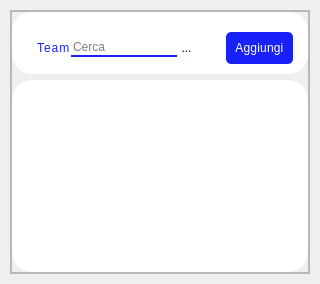
            <widget class="QWidget" name="PersonalePage">
             <layout class="QVBoxLayout" name="verticalLayout_8">
              <property name="spacing">
               <number>0</number>
              </property>
              <property name="leftMargin">
               <number>10</number>
              </property>
              <property name="topMargin">
               <number>10</number>
              </property>
              <property name="rightMargin">
               <number>10</number>
              </property>
              <property name="bottomMargin">
               <number>0</number>
              </property>
              <item>
               <widget class="QFrame" name="main_frame_personal_page">
                <property name="frameShape">
                 <enum>QFrame::NoFrame</enum>
                </property>
                <property name="frameShadow">
                 <enum>QFrame::Raised</enum>
                </property>
                <layout class="QGridLayout" name="gridLayout_2">
                 <property name="leftMargin">
                  <number>0</number>
                 </property>
                 <property name="topMargin">
                  <number>0</number>
                 </property>
                 <property name="rightMargin">
                  <number>0</number>
                 </property>
                 <property name="bottomMargin">
                  <number>10</number>
                 </property>
                 <property name="spacing">
                  <number>0</number>
                 </property>
                 <item row="0" column="0">
                  <widget class="QFrame" name="content_frame_personal_page">
                   <property name="frameShape">
                    <enum>QFrame::StyledPanel</enum>
                   </property>
                   <property name="frameShadow">
                    <enum>QFrame::Raised</enum>
                   </property>
                   <layout class="QGridLayout" name="gridLayout_5">
                    <property name="leftMargin">
                     <number>0</number>
                    </property>
                    <property name="topMargin">
                     <number>0</number>
                    </property>
                    <property name="rightMargin">
                     <number>0</number>
                    </property>
                    <property name="bottomMargin">
                     <number>0</number>
                    </property>
                    <property name="spacing">
                     <number>0</number>
                    </property>
                    <item row="0" column="0">
                     <widget class="QFrame" name="frame_top_content">
                      <property name="frameShape">
                       <enum>QFrame::StyledPanel</enum>
                      </property>
                      <property name="frameShadow">
                       <enum>QFrame::Raised</enum>
                      </property>
                      <layout class="QGridLayout" name="gridLayout_6">
                       <property name="leftMargin">
                        <number>0</number>
                       </property>
                       <property name="topMargin">
                        <number>0</number>
                       </property>
                       <property name="rightMargin">
                        <number>0</number>
                       </property>
                       <property name="bottomMargin">
                        <number>0</number>
                       </property>
                       <item row="0" column="0">
                        <widget class="QFrame" name="frame_search">
                         <property name="minimumSize">
                          <size>
                           <width>0</width>
                           <height>60</height>
                          </size>
                         </property>
                         <property name="maximumSize">
                          <size>
                           <width>16777215</width>
                           <height>16777215</height>
                          </size>
                         </property>
                         <property name="styleSheet">
                          <string notr="true">background-color: #fff;
border-radius: 20px;</string>
                         </property>
                         <property name="frameShape">
                          <enum>QFrame::NoFrame</enum>
                         </property>
                         <property name="frameShadow">
                          <enum>QFrame::Raised</enum>
                         </property>
                         <layout class="QHBoxLayout" name="horizontalLayout_22">
                          <property name="spacing">
                           <number>0</number>
                          </property>
                          <property name="leftMargin">
                           <number>10</number>
                          </property>
                          <property name="topMargin">
                           <number>10</number>
                          </property>
                          <property name="rightMargin">
                           <number>0</number>
                          </property>
                          <property name="bottomMargin">
                           <number>0</number>
                          </property>
                          <item alignment="Qt::AlignLeft">
                           <widget class="QFrame" name="frame_title">
                            <property name="maximumSize">
                             <size>
                              <width>150</width>
                              <height>16777215</height>
                             </size>
                            </property>
                            <property name="frameShape">
                             <enum>QFrame::NoFrame</enum>
                            </property>
                            <property name="frameShadow">
                             <enum>QFrame::Raised</enum>
                            </property>
                            <layout class="QHBoxLayout" name="horizontalLayout_15">
                             <property name="spacing">
                              <number>0</number>
                             </property>
                             <property name="leftMargin">
                              <number>15</number>
                             </property>
                             <property name="topMargin">
                              <number>0</number>
                             </property>
                             <property name="rightMargin">
                              <number>0</number>
                             </property>
                             <property name="bottomMargin">
                              <number>0</number>
                             </property>
                             <item alignment="Qt::AlignLeft">
                              <widget class="QLabel" name="label_titolo_personal_page">
                               <property name="styleSheet">
                                <string notr="true">font: 700 25pt &quot;Poppins&quot;;
color: #1921FA;
letter-spacing: 1px;
</string>
                               </property>
                               <property name="text">
                                <string>Team</string>
                               </property>
                              </widget>
                             </item>
                            </layout>
                           </widget>
                          </item>
                          <item alignment="Qt::AlignRight">
                           <widget class="QFrame" name="frame_btn_search">
                            <property name="minimumSize">
                             <size>
                              <width>50</width>
                              <height>0</height>
                             </size>
                            </property>
                            <property name="frameShape">
                             <enum>QFrame::StyledPanel</enum>
                            </property>
                            <property name="frameShadow">
                             <enum>QFrame::Raised</enum>
                            </property>
                            <layout class="QHBoxLayout" name="horizontalLayout_24">
                             <property name="spacing">
                              <number>0</number>
                             </property>
                             <property name="leftMargin">
                              <number>0</number>
                             </property>
                             <property name="topMargin">
                              <number>10</number>
                             </property>
                             <property name="rightMargin">
                              <number>10</number>
                             </property>
                             <property name="bottomMargin">
                              <number>10</number>
                             </property>
                             <item>
                              <widget class="QFrame" name="frame_lineEdit">
                               <property name="minimumSize">
                                <size>
                                 <width>0</width>
                                 <height>0</height>
                                </size>
                               </property>
                               <property name="maximumSize">
                                <size>
                                 <width>200</width>
                                 <height>16777215</height>
                                </size>
                               </property>
                               <property name="frameShape">
                                <enum>QFrame::StyledPanel</enum>
                               </property>
                               <property name="frameShadow">
                                <enum>QFrame::Raised</enum>
                               </property>
                               <layout class="QHBoxLayout" name="horizontalLayout_23">
                                <property name="spacing">
                                 <number>0</number>
                                </property>
                                <property name="leftMargin">
                                 <number>0</number>
                                </property>
                                <property name="topMargin">
                                 <number>0</number>
                                </property>
                                <property name="rightMargin">
                                 <number>30</number>
                                </property>
                                <property name="bottomMargin">
                                 <number>0</number>
                                </property>
                                <item>
                                 <widget class="QLineEdit" name="lineEdit">
                                  <property name="styleSheet">
                                   <string notr="true">border: solid transparent;
border-bottom: 2px solid #1921FA;
font: 400 12pt &quot;Poppins&quot;;</string>
                                  </property>
                                  <property name="inputMask">
                                   <string/>
                                  </property>
                                  <property name="text">
                                   <string/>
                                  </property>
                                  <property name="placeholderText">
                                   <string>Cerca</string>
                                  </property>
                                 </widget>
                                </item>
                                <item>
                                 <widget class="QToolButton" name="btn_search">
                                  <property name="styleSheet">
                                   <string notr="true"/>
                                  </property>
                                  <property name="text">
                                   <string>...</string>
                                  </property>
                                 </widget>
                                </item>
                               </layout>
                              </widget>
                             </item>
                             <item alignment="Qt::AlignRight">
                              <widget class="QPushButton" name="add_nuovo_personale">
                               <property name="cursor">
                                <cursorShape>PointingHandCursor</cursorShape>
                               </property>
                               <property name="styleSheet">
                                <string notr="true">QPushButton{ background-color: #1921FA;
color: #fff;
font: 400 12pt &quot;Poppins&quot;;
padding: 9px;
letter-spacing:0.2px ;
border-radius: 5px;
margin-right: 5px;
}
QPushButton:focus:pressed{font: 500 12pt &quot;Poppins&quot;;}
QPushButton:hover{font: 500 12pt &quot;Poppins&quot;;}
/*rgb(99, 159, 171)*/</string>
                               </property>
                               <property name="text">
                                <string>Aggiungi</string>
                               </property>
                              </widget>
                             </item>
                            </layout>
                           </widget>
                          </item>
                         </layout>
                        </widget>
                       </item>
                       <item row="3" column="0">
                        <widget class="QTableWidget" name="table_personale">
                         <property name="styleSheet">
                          <string notr="true">QScrollBar:vertical {
width: 7px;
		background-color: white;
		margin: 0px 0px 0px 0px;
		border-radius: 10px;
    }
QScrollBar::handle {
        background: rgb(125, 125, 125);
        border-radius: 2px;
    }
QTableView {
 background-color: #fff;
 border-radius: 20px;
}
QTableView::item {
	background-color: rgb(249, 249, 249);
	border-radius: 10px;
	color: white;
	margin-left: 10px;
	height: 20px!important;
	margin-top: 10px;
}

QTableView::item:focus {background-color: rgb(255, 170, 0);}
QTableView::item:hover {background-color: rgb(255, 170, 0);}</string>
                         </property>
                         <property name="frameShape">
                          <enum>QFrame::NoFrame</enum>
                         </property>
                         <property name="frameShadow">
                          <enum>QFrame::Plain</enum>
                         </property>
                         <property name="lineWidth">
                          <number>1</number>
                         </property>
                         <property name="horizontalScrollBarPolicy">
                          <enum>Qt::ScrollBarAlwaysOff</enum>
                         </property>
                         <property name="tabKeyNavigation">
                          <bool>false</bool>
                         </property>
                         <property name="showDropIndicator" stdset="0">
                          <bool>false</bool>
                         </property>
                         <property name="showGrid">
                          <bool>true</bool>
                         </property>
                         <property name="gridStyle">
                          <enum>Qt::SolidLine</enum>
                         </property>
                         <property name="cornerButtonEnabled">
                          <bool>false</bool>
                         </property>
                         <property name="rowCount">
                          <number>0</number>
                         </property>
                         <attribute name="horizontalHeaderVisible">
                          <bool>false</bool>
                         </attribute>
                         <attribute name="horizontalHeaderCascadingSectionResizes">
                          <bool>false</bool>
                         </attribute>
                         <attribute name="horizontalHeaderMinimumSectionSize">
                          <number>34</number>
                         </attribute>
                         <attribute name="horizontalHeaderDefaultSectionSize">
                          <number>180</number>
                         </attribute>
                         <attribute name="horizontalHeaderHighlightSections">
                          <bool>true</bool>
                         </attribute>
                         <attribute name="horizontalHeaderShowSortIndicator" stdset="0">
                          <bool>false</bool>
                         </attribute>
                         <attribute name="horizontalHeaderStretchLastSection">
                          <bool>false</bool>
                         </attribute>
                         <attribute name="verticalHeaderVisible">
                          <bool>false</bool>
                         </attribute>
                         <attribute name="verticalHeaderDefaultSectionSize">
                          <number>150</number>
                         </attribute>
                         <attribute name="verticalHeaderHighlightSections">
                          <bool>true</bool>
                         </attribute>
                         <attribute name="verticalHeaderStretchLastSection">
                          <bool>false</bool>
                         </attribute>
                         <column>
                          <property name="text">
                           <string>New Column</string>
                          </property>
                         </column>
                         <column>
                          <property name="text">
                           <string>New Column</string>
                          </property>
                         </column>
                         <column>
                          <property name="text">
                           <string>New Column</string>
                          </property>
                         </column>
                         <column>
                          <property name="text">
                           <string>New Column</string>
                          </property>
                         </column>
                         <column>
                          <property name="text">
                           <string>New Column</string>
                          </property>
                         </column>
                        </widget>
                       </item>
                      </layout>
                     </widget>
                    </item>
                   </layout>
                  </widget>
                 </item>
                </layout>
               </widget>
              </item>
             </layout>
            </widget>
